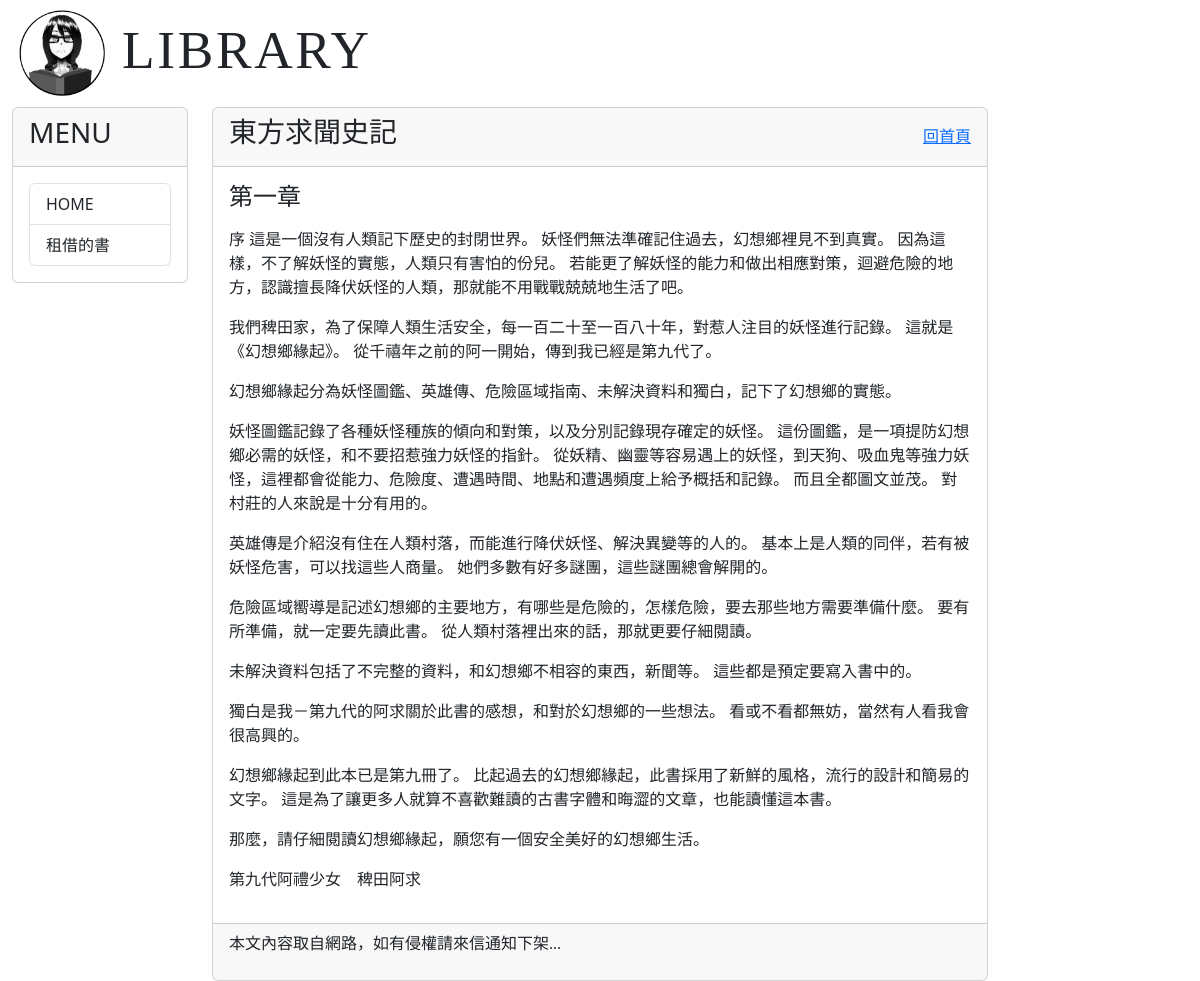
/post/book1/, run on an earlier commit of the app's database.
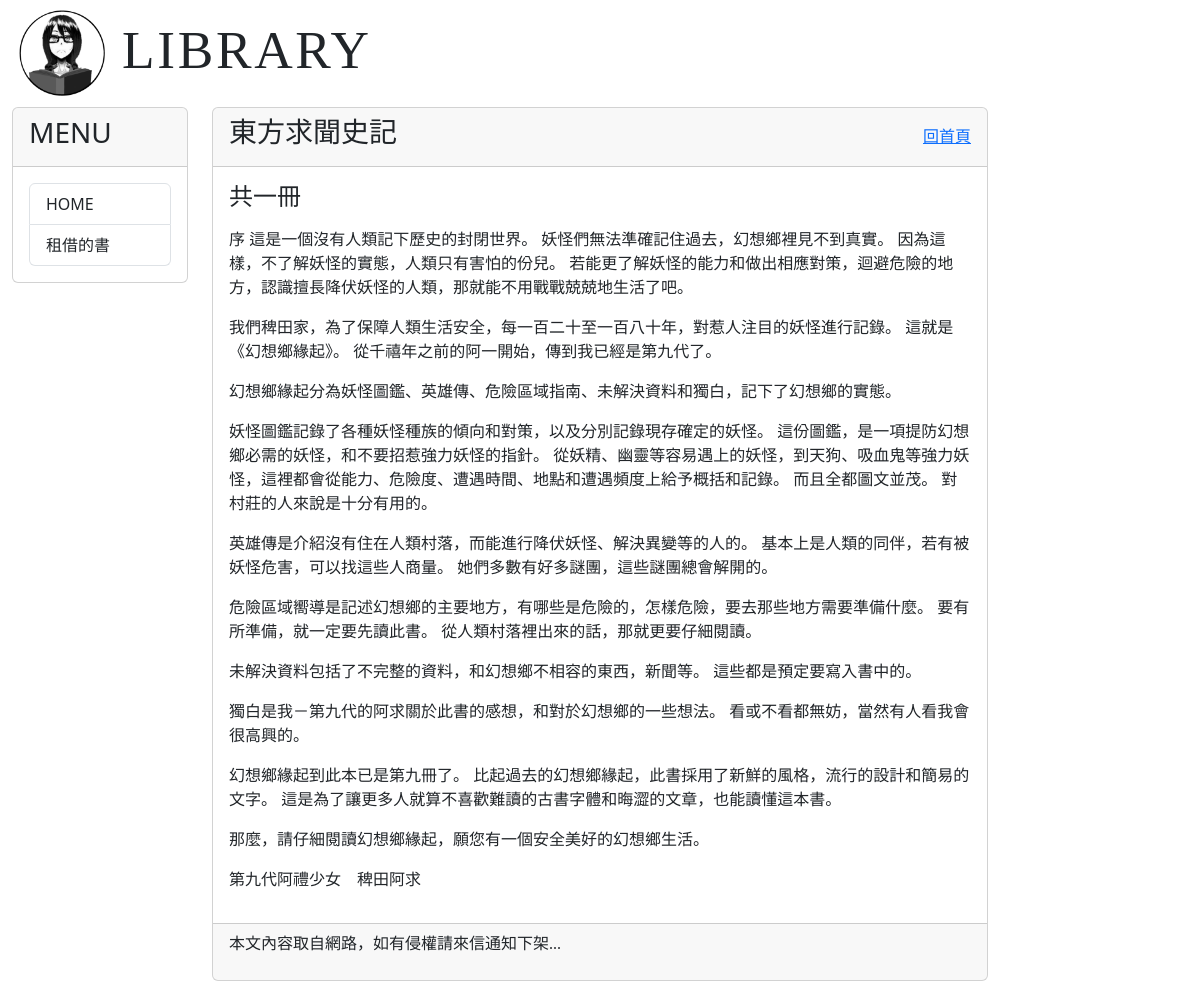
And on a later commit of the database.
### mysite/models.py (models this page shows, shortened)
class Post(models.Model):
    title = models.CharField(max_length = 200)
    author = models.CharField(max_length = 200, default = 'who?')
    slug = models.CharField(max_length = 200)
    chapter = models.CharField(max_length = 200, default='第?章')
    body = models.TextField(max_length = 10000)
    pub_date = models.CharField(max_length = 200)
    image_url = models.URLField(blank=True, null=True)
    class Meta:
        ordering = ('-pub_date', )

### mysite/views.py (the view)
# urls.py: path('post/<slug:slug>/', mv.showpost, name="showpost"),
def showpost(request, slug):
    try:
        post = Post.objects.get(slug=slug)
        if post != None:
            return render(request, 'post.html', locals())
        else:
            return redirect("/")
    except:
        return redirect("/")

### mysite/templatetags/markdown_extras.py (called while the page is built)
@register.filter
def convert_markdown(text):
    return markdown.markdown(text)

### templates/post.html (shortened to what this page needs)
{% extends "base2.html" %}
{% load markdown_extras %}
{% block headmessage %}
<div style='display: flex; justify-content: space-between; align-items: center;'>
    <h3 style='font-family: 微軟正黑體;'>{{ post.title }}</h3>
    <a style='font-family: 微軟正黑體;' href='/'>回首頁</a>
</div>
{% endblock headmessage %}
{% block content %}
<h4 style='font-family:微軟正黑體;'>{{ post.chapter }}</h4>
<p style='font-family:微軟正黑體;font-size:12pt;letter-spacing:2pt;'>
    {{ post.body | convert_markdown | safe }}</a>
</p>
{% endblock content %}

### templates/base2.html (shortened to what this page needs)
<!DOCTYPE html>
<html>
    <head>
        <link href="https://cdn.jsdelivr.net/npm/bootstrap@5.3.2/dist/css/bootstrap.min.css" rel="stylesheet">
    </head>
    <body>
        <div class="container-fluid">
            {% include 'header.html' %}
            <div class="row">
                <div class="col-sm-3 col-md-2 ">
                    <div class="card">
                        <div class="card-header">
                            <h3>MENU</h3>
                        </div>
                        <div class="card-body">
                            <div class="list-group">
                                <a href="/" class="list-group-item">HOME</a>
                                <a href="/" class="list-group-item">租借的書</a>
                            </div>
                        </div>
                    </div>
                </div>
                <div class="col-sm-8 col-md-8">
                    <div class="card">
                        <div class="card-header">
                            {% block headmessage %}
                            {% endblock %}
                        </div>
                        <div class="card-body">
                            {% block content %}
                             {% endblock %}
                        </div>
                        <div class="card-footer">
                            {% include 'footer.html' %}
                        </div>
                    </div>
                </div>
            </div>
        </div>
    </body>
</html>

### templates/header.html
{% load static %}
<div class='well'>
    <div style="display: flex; align-items: center;">
        <a href="/">
        <img src="{% static "images/library-darkMode.png" %}" height="100">
        </a>
        <p style='font-family:微軟正黑體;font-size:40pt;letter-spacing:2pt; margin-left: 10px; margin-TOP: 11px;'>
            LIBRARY
        </p>
    </div>
</div>

### templates/footer.html
{% block footer %}
    {% if now %}
    <p style='font-family:微軟正黑體;'>現在時刻：{{ now }}</p>
    {% else %}
    <p style='font-family:微軟正黑體;'>本文內容取自網路，如有侵權請來信通知下架...</p>
    {% endif %}
{% endblock %}

What changed in the data, as far as the page shows it:
changed Post "東方求聞史記": chapter "第一章" → "共一冊"
